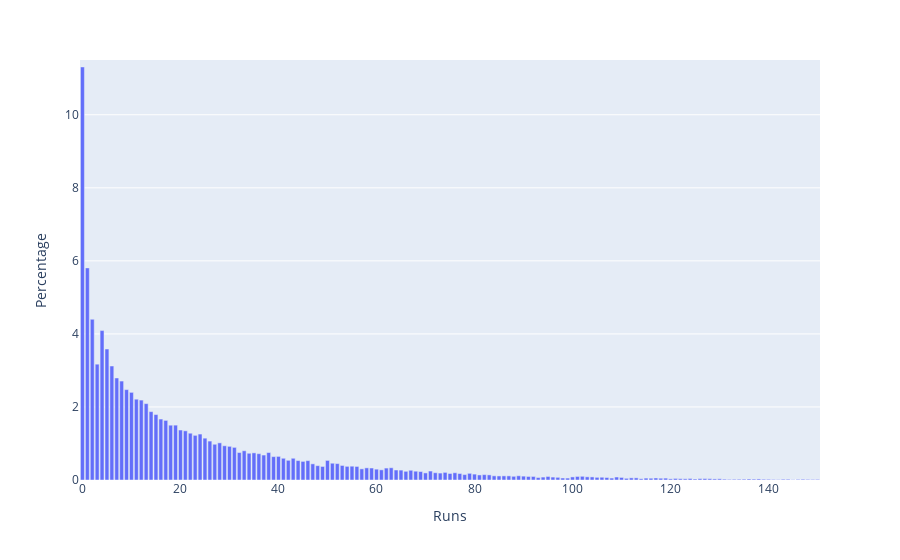

The cell this chart's notebook holds for it:
### Code cell
#Plot all scores
df = pd.DataFrame({'Runs':runs.index, 'Count':runs.values})  ## Converting series type to pandas df as plotly accepts dataframe as input. The two columns of df is FuncGroup which is being made by index of series and new variable called count which is made by values of series s.
df['Percentage'] = (df['Count']/total)*100
fig = px.bar(df, x='Runs', y='Percentage')
fig.update_yaxes(range=[0,11.5])
fig.update_xaxes(range=[-0.5,150.5])
fig.show()

### Figure 1 — Plotly figure (JSON) as saved in the notebook; plotly's stock layout.template omitted (floating-point values rounded to 4 significant figures; data arrays with more than 128 entries replaced by an {"elided": "..."} marker saying what was removed)
{"data": [{"alignmentgroup": "True", "hovertemplate": "Runs=%{x}<br>Percentage=%{y}<extra></extra>", "legendgroup": "", "marker": {"color": "#636efa"}, "name": "", "offsetgroup": "", "orientation": "v", "showlegend": false, "textposition": "auto", "type": "bar", "x": {"elided": "257 int values"}, "xaxis": "x", "y": {"elided": "257 float values"}, "yaxis": "y"}], "layout": {"barmode": "relative", "legend": {"tracegroupgap": 0}, "margin": {"t": 60}, "xaxis": {"anchor": "y", "domain": [0, 1], "range": [-0.5, 150.5], "title": {"text": "Runs"}}, "yaxis": {"anchor": "x", "domain": [0, 1], "range": [0, 11.5], "title": {"text": "Percentage"}}}}
